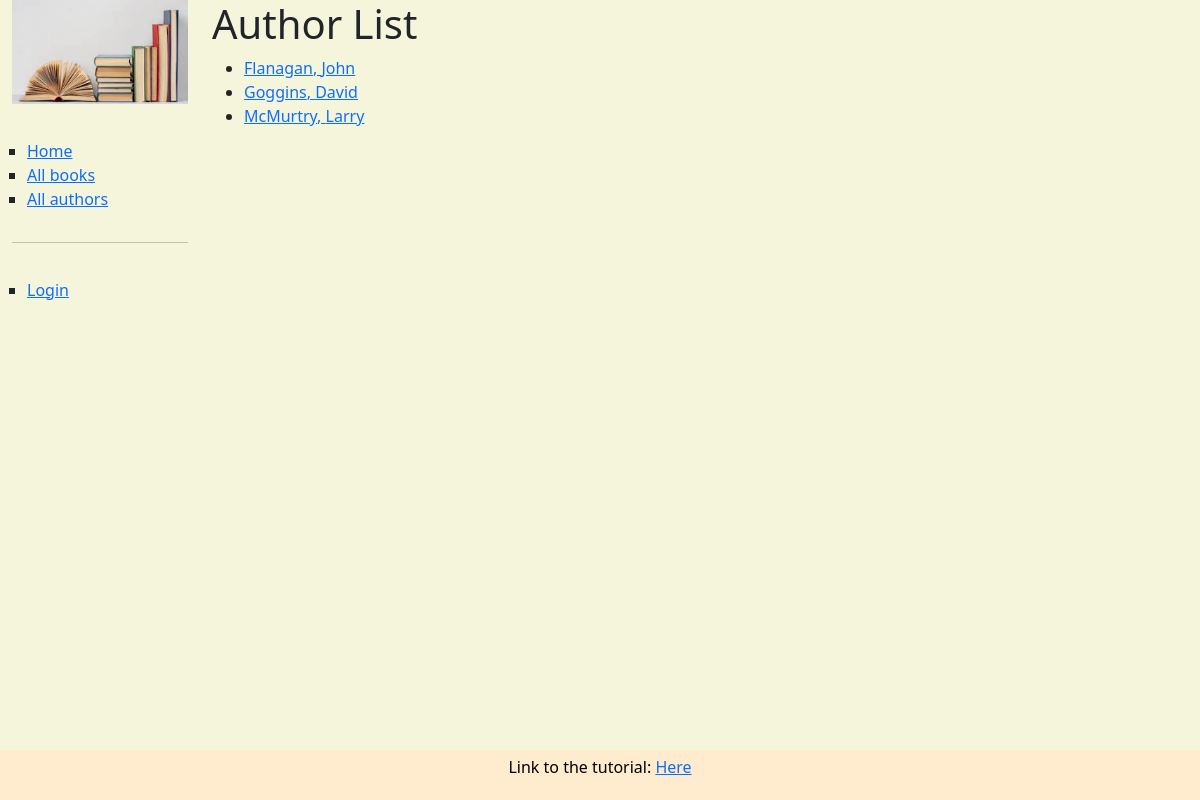
Screenshot of /catalog/authors/ with the database file from the repository.
### catalog/models.py (models this page shows, shortened)
class Author(models.Model):
    first_name = models.CharField(max_length=100)
    last_name = models.CharField(max_length=100)
    date_of_birth = models.DateField(null=True, blank=True)
    date_of_death = models.DateField('Died', null=True, blank=True)
    class Meta:
        ordering = ['last_name', 'first_name']
    def get_absolute_url(self):
        return reverse('author-detail', args=[str(self.id)])

### catalog/views.py (the view)
# urls.py: path('authors/', views.AuthorListView.as_view(), name='authors'),
class AuthorListView(generic.ListView):
    model = Author
    paginate_by = 10

### catalog/templates/catalog/author_list.html
{% extends "base_generic.html" %}
{% block content %}
  <h1>Author List</h1>
  {% if author_list %}
    <ul>
      {% for author in author_list %}
      <li>
        <a href="{{ author.get_absolute_url }}">{{ author.last_name }}, {{ author.first_name }}</a>
      </li>
      {% endfor %}
    </ul>
  {% else %}
    <p>There are no authors in the library.</p>
  {% endif %}
{% endblock %}

### catalog/static/css/styles.css (style rules this page uses)
body { background-color: beige; }

### rows the page displays
Author: last_name "Flanagan", first_name "John"
Author: last_name "Goggins", first_name "David"
Author: last_name "McMurtry", first_name "Larry"
